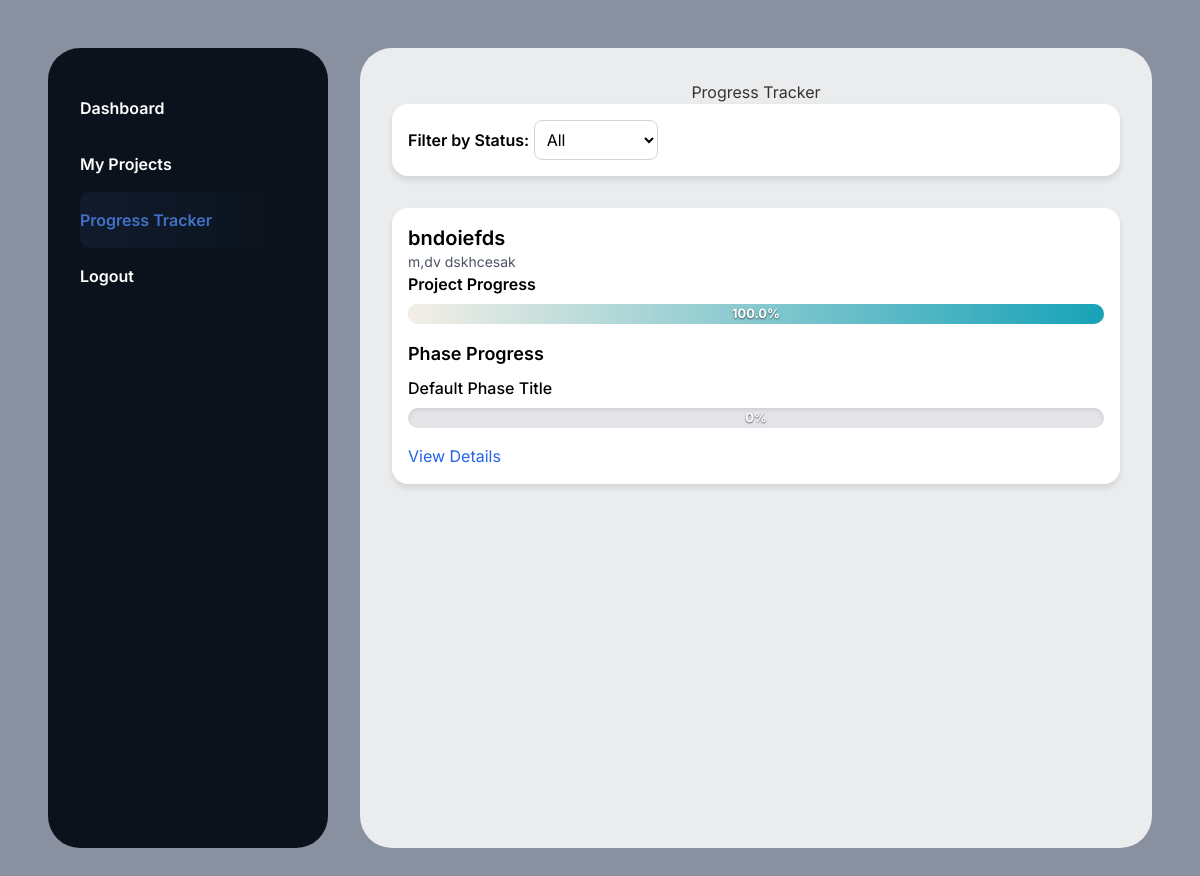
The app's page /progress-tracker/ (signed in), older data.
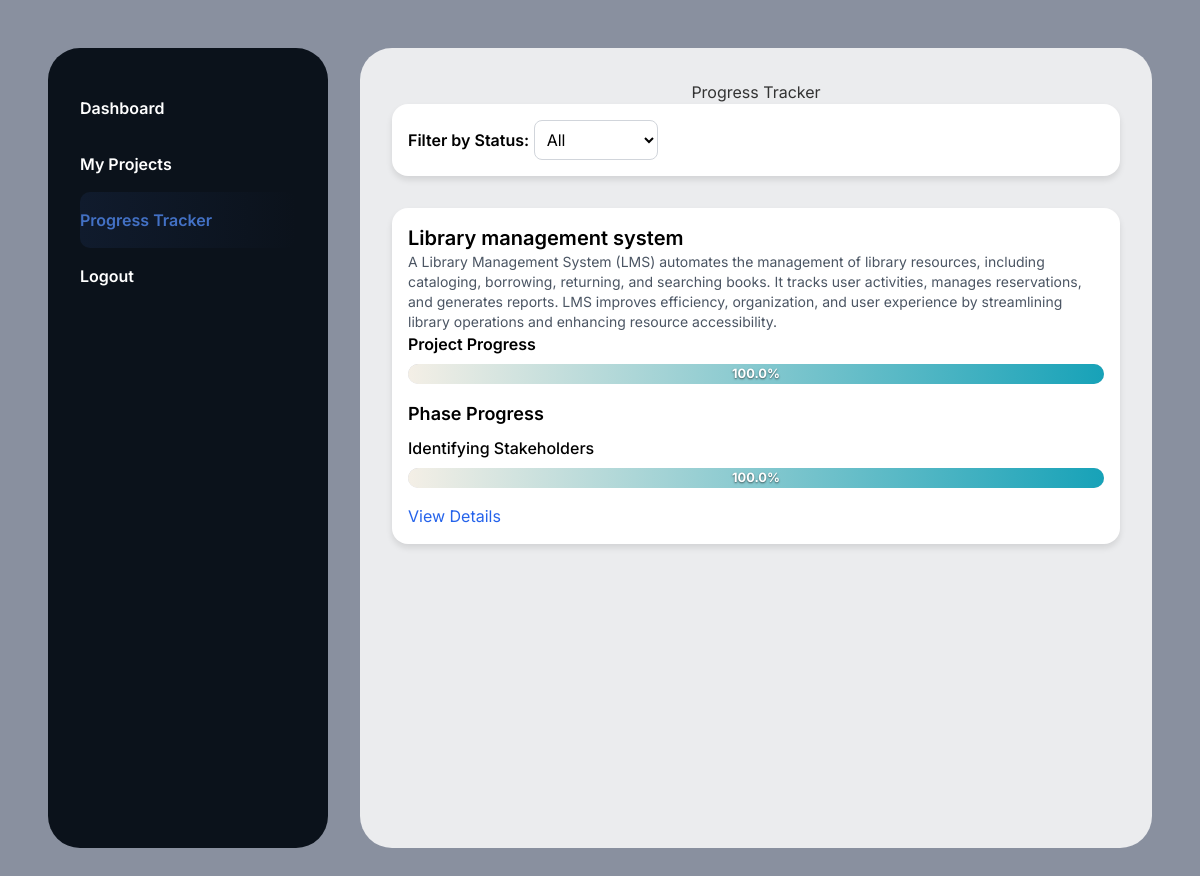
The same page, newer data.
### MySiteApp/models.py (models this page shows, shortened)
class Project(models.Model):
    id = models.AutoField(primary_key=True)
    title = models.CharField(max_length=200)
    description = models.TextField(blank=True, null=True)
    start_date = models.DateField()
    due_date = models.DateField(default="2024-12-31")
    owner = models.ForeignKey(User, on_delete=models.CASCADE, related_name='owned_projects',null=True, blank=True)
    mentor = models.ForeignKey(User, on_delete=models.SET_NULL, null=True, blank=True, related_name='mentored_projects')  # Supervisor (mentor)
    students = models.ManyToManyField(
        User, related_name='assigned_projects', blank=True, limit_choices_to={'role': 'student'}
    )

class Phases(models.Model):
    id = models.AutoField(primary_key=True)
    title = models.CharField(max_length=100,default="Default Phase Title")
    description = models.TextField(blank=True, null=True)
    due_date = models.DateField()
    status = models.CharField(max_length=50, choices=[('pending', 'Pending'), ('completed', 'Completed')], default='pending')
    project = models.ForeignKey(Project, on_delete=models.CASCADE, related_name='phases')
    mentor_notes = models.TextField(blank=True, null=True)  # Notes from the mentor
    def completion_percentage(self):
        tasks = self.tasks.all()
        total_tasks = tasks.count()
        if total_tasks == 0:
            return 0
        completed_tasks = sum(1 for task in tasks if task.status == 'completed')
        return (completed_tasks / total_tasks) * 100

class Task(models.Model):
    id = models.AutoField(primary_key=True)
    title = models.CharField(max_length=100)
    description = models.TextField(blank=True, null=True)
    due_date = models.DateField()
    status = models.CharField(max_length=50, choices=[('pending', 'Pending'), ('completed', 'Completed')], default='pending')
    phase = models.ForeignKey('Phases', on_delete=models.CASCADE, related_name='tasks')  # link to a phase

### MySiteApp/views.py (the view)
# urls.py: path('progress-tracker/', views.progress_tracker, name='progress_tracker'),
@login_required
def progress_tracker(request):
    projects = models.Project.objects.filter(owner=request.user)
    for project in projects:
        total_phases = project.phases.count()
        completed_phases = project.phases.filter(status='completed').count()
        project.completion_percentage = (completed_phases / total_phases) * 100 if total_phases > 0 else 0
        for phase in project.phases.all():
            total_tasks = phase.tasks.count()
            completed_tasks = phase.tasks.filter(status='completed').count()
            phase.completion_percentage = (completed_tasks / total_tasks) * 100 if total_tasks > 0 else 0
            for task in phase.tasks.all():
                task.completion_percentage = 100 if task.status == 'completed' else 0
    return render(request, 'progress_tracker.html', {'projects': projects})

### MySiteApp/templates/progress_tracker.html (shortened to what this page needs)
<!DOCTYPE html>
<html lang="en">
<head>
    {% load static %}
    <script src="https://cdn.tailwindcss.com"></script>
    <link rel="stylesheet" href="https://cdnjs.cloudflare.com/ajax/libs/font-awesome/5.15.3/css/all.min.css">
</head>
<body>
    <div class="flex">
        <nav class="site-nav">
            <a href="{% url 'student_dashboard' %}">Dashboard</a>
            <a href="{% url 'all_projects' %}">My Projects</a>
            <a href="{% url 'progress_tracker' %}" class="active">Progress Tracker</a>
            <a href="{% url 'login' %}">Logout</a>
        </nav>
        <main>
            <h1>Progress Tracker</h1>
            <div class="card">
                <label for="filter-status" class="font-semibold">Filter by Status:</label>
                <select id="filter-status" class="form-select p-2 bg-white border border-gray-300 rounded-lg">
                    <option value="all">All</option>
                </select>
            </div>
            {% for project in projects %}
            <div class="card">
                <h2 class="text-xl font-semibold">{{ project.title }}</h2>
                <p class="text-sm text-gray-600">{{ project.description }}</p>
                <div>
                    <h3 class="font-semibold">Project Progress</h3>
                    <div class="progress-bar-container">
                        <div class="progress-bar-fill" style="width: {{ project.completion_percentage }}%;"></div>
                        <div class="progress-bar-label">{{ project.completion_percentage }}%</div>
                    </div>
                </div>
                <div class="mt-4">
                    <h3 class="text-lg font-semibold">Phase Progress</h3>
                    {% for phase in project.phases.all %}
                    <div class="mt-2">
                        <h4 class="font-medium">{{ phase.title }}</h4>
                        <div class="progress-bar-container">
                            <div class="progress-bar-fill" style="width: {{ phase.completion_percentage }}%;"></div>
                            <div class="progress-bar-label">{{ phase.completion_percentage }}%</div>
                        </div>
                    </div>
                    {% endfor %}
                </div>
                <div class="mt-4">
                    <a href="{% url 'project_details' project.id %}" class="text-blue-600 hover:underline">View Details</a>
                </div>
            </div>
            {% endfor %}
        </main>
    </div>
</body>
</html>

Row changes from the older to the newer data that the page shows:
changed Project: title "bndoiefds" → "Library management system"; description "m,dv dskhcesak" → "A Library Management System (LMS) automates the management of library resources, including cataloging, borrowing, returning, and searching books. It tracks user activities, manages reservations, and generates reports. LMS improves efficiency, organization, and user experience by streamlining library operations and enhancing resource accessibility."
changed Phases: title "Default Phase Title" → "Identifying Stakeholders"; completion_percentage "0" → "100.0"
